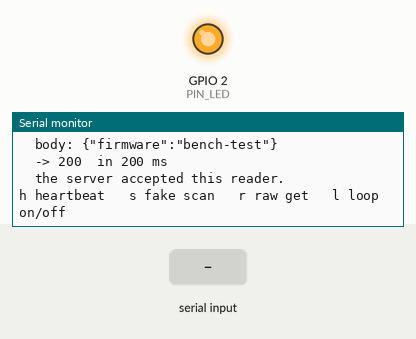
This sketch was run on a simulated ESP32. Parts: output pins drawn as LEDs (lit = HIGH), the last lines printed to the serial monitor. The test bench sets the inputs (shaded band). WiFi joins after 1.5 s; servers stay silent unless stated; uploads are accepted with an empty reply.

Above: at 3.2 s.
3.3 s: "s\n" received over Serial
At 4.2 s:
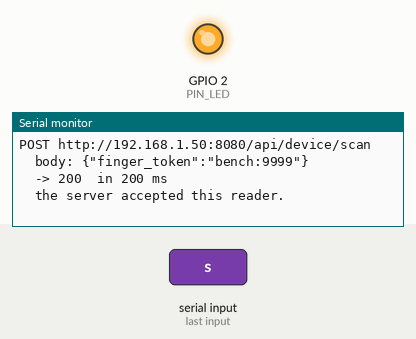
4.8 s: "r\n" received over Serial
At 5.5 s:
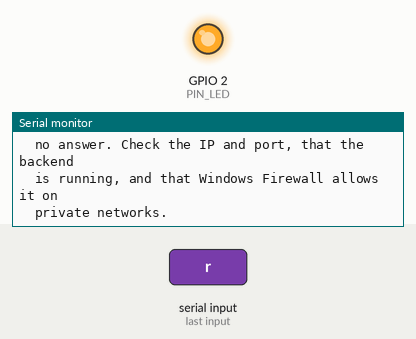
6.5 s: "l\n" received over Serial
At 7.8 s:
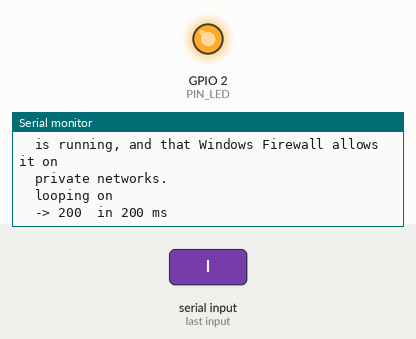

The sketch:

backend_ping.ino
```cpp
// TEST 10 of 12: talking to the Rust backend.
//
// Wiring: none. This needs test 9 passing first.
//
// Fill in all five settings below. Get the device id and secret from the web
// app under Admin > Devices, where you register a reader. The secret is shown
// once, at the moment you create it, and never again, so paste it straight in.
//
// Expect: HTTP 200 from the heartbeat, and the reader turning green on the
// Devices page while this runs.
//
// What the status codes mean here:
//   200  everything is right
//   401  the id and secret do not match a registered device
//   404  API_BASE is wrong, most likely missing the /api on the end
//   -1   no answer at all: wrong IP, wrong port, or the firewall
//
// Windows blocks incoming connections to a new program by default, so the very
// first time you run the backend it will not be reachable from the reader even
// though it works fine in your own browser. Allow it on private networks.
//
// Monitor commands:
//   h  heartbeat
//   s  a scan with a made-up finger token, to see a refusal come back
//   r  raw GET of the base URL, to prove the server is even there
//   l  loop a heartbeat every 5 seconds, like the real firmware

#include <HTTPClient.h>
#include <WiFi.h>

static const char* WIFI_SSID = "YOUR_WIFI";
static const char* WIFI_PASS = "YOUR_WIFI_PASSWORD";

// No trailing slash.
static const char* API_BASE = "http://192.168.1.50:8080/api";

static const char* DEVICE_ID = "PASTE_DEVICE_ID";
static const char* DEVICE_SECRET = "PASTE_DEVICE_SECRET";

static const uint8_t PIN_LED = 2;

bool looping = false;
uint32_t lastBeat = 0;

bool ensureWifi() {
    if (WiFi.status() == WL_CONNECTED) {
        return true;
    }

    Serial.print(F("joining wifi..."));
    WiFi.mode(WIFI_STA);
    WiFi.begin(WIFI_SSID, WIFI_PASS);

    const uint32_t started = millis();
    while (WiFi.status() != WL_CONNECTED && millis() - started < 20000) {
        delay(250);
    }

    if (WiFi.status() != WL_CONNECTED) {
        Serial.println(F(" failed. Run the wifi test first."));
        return false;
    }

    Serial.print(F(" "));
    Serial.println(WiFi.localIP());
    return true;
}

void explain(int code) {
    switch (code) {
        case 200:
            Serial.println(F("  the server accepted this reader."));
            break;
        case 401:
            Serial.println(F("  rejected. The id or the secret is wrong. A secret"));
            Serial.println(F("  cannot be read back, so if you lost it, delete the"));
            Serial.println(F("  device on the website and register it again."));
            break;
        case 403:
            Serial.println(F("  the device is registered but disabled. Turn it back"));
            Serial.println(F("  on under Admin > Devices."));
            break;
        case 404:
            Serial.println(F("  no such endpoint. Check API_BASE ends with /api and"));
            Serial.println(F("  has no trailing slash."));
            break;
        case -1:
            Serial.println(F("  no answer. Check the IP and port, that the backend"));
            Serial.println(F("  is running, and that Windows Firewall allows it on"));
            Serial.println(F("  private networks."));
            break;
        default:
            break;
    }
}

int post(const char* path, const char* body, bool quiet = false) {
    if (!ensureWifi()) {
        return -1;
    }

    char url[160];
    snprintf(url, sizeof(url), "%s%s", API_BASE, path);

    HTTPClient http;
    http.setTimeout(8000);
    if (!http.begin(url)) {
        Serial.println(F("  malformed URL."));
        return -1;
    }

    http.addHeader("Content-Type", "application/json");
    http.addHeader("X-Device-Id", DEVICE_ID);
    http.addHeader("X-Device-Secret", DEVICE_SECRET);

    if (!quiet) {
        Serial.print(F("POST "));
        Serial.println(url);
        Serial.print(F("  body: "));
        Serial.println(body);
    }

    const uint32_t started = millis();
    const int code = http.POST((uint8_t*)body, strlen(body));
    const uint32_t took = millis() - started;

    Serial.print(F("  -> "));
    Serial.print(code);
    Serial.print(F("  in "));
    Serial.print(took);
    Serial.println(F(" ms"));

    if (code > 0) {
        const String payload = http.getString();
        if (payload.length() > 0) {
            Serial.print(F("  body: "));
            Serial.println(payload);
        }
    }

    if (!quiet) {
        explain(code);
    }

    http.end();
    digitalWrite(PIN_LED, code == 200 ? HIGH : LOW);
    return code;
}

void rawGet() {
    if (!ensureWifi()) {
        return;
    }

    HTTPClient http;
    http.setTimeout(8000);
    http.begin(API_BASE);

    Serial.print(F("GET "));
    Serial.println(API_BASE);

    const int code = http.GET();
    Serial.print(F("  -> "));
    Serial.println(code);

    if (code > 0) {
        Serial.println(F("  the server is reachable. Any code at all proves the"));
        Serial.println(F("  network path works, even a 404."));
    } else {
        explain(-1);
    }

    http.end();
}

void help() {
    Serial.println();
    Serial.println(F("h heartbeat   s fake scan   r raw get   l loop on/off"));
}

void setup() {
    Serial.begin(115200);
    delay(300);

    pinMode(PIN_LED, OUTPUT);
    digitalWrite(PIN_LED, LOW);

    Serial.println();
    Serial.println(F("Backend test."));

    if (strcmp(DEVICE_ID, "PASTE_DEVICE_ID") == 0) {
        Serial.println(F("DEVICE_ID is still the placeholder. Register a reader"));
        Serial.println(F("under Admin > Devices and paste the id and secret in."));
    }

    ensureWifi();
    post("/device/heartbeat", "{\"firmware\":\"bench-test\"}");
    help();
}

void loop() {
    if (looping && millis() - lastBeat >= 5000) {
        lastBeat = millis();
        post("/device/heartbeat", "{\"firmware\":\"bench-test\"}", true);
    }

    if (!Serial.available()) {
        return;
    }

    const char c = Serial.read();
    switch (c) {
        case 'h':
            post("/device/heartbeat", "{\"firmware\":\"bench-test\"}");
            break;
        case 's':
            // A token no sensor would ever produce, so this is always a refusal.
            // A 200 with unlock false is the right answer, not an error.
            post("/device/scan", "{\"finger_token\":\"bench:9999\"}");
            break;
        case 'r':
            rawGet();
            break;
        case 'l':
            looping = !looping;
            Serial.print(F("  looping "));
            Serial.println(looping ? F("on") : F("off"));
            break;
        case '\n':
        case '\r':
            break;
        default:
            help();
            break;
    }
}
```

Measured:
- after the input at 3.3 s, the serial monitor: prints a new line at once (image 1)
- after the input at 4.8 s, the serial monitor: prints a new line at once (image 2)
- after the input at 6.5 s, the serial monitor: prints a new line at once (image 3)
